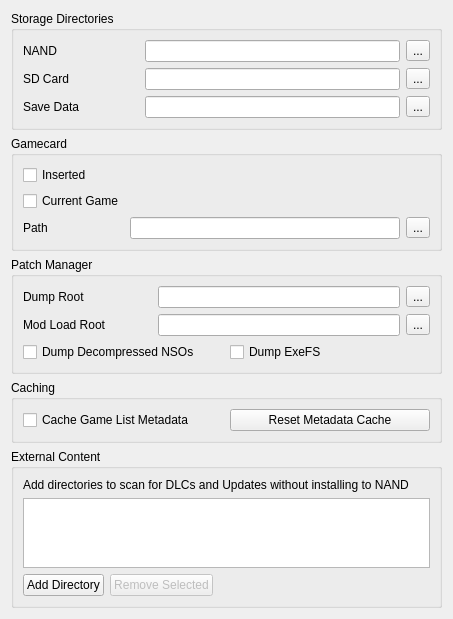
<?xml version="1.0" encoding="UTF-8"?>
<ui version="4.0">
 <class>ConfigureFilesystem</class>
 <widget class="QWidget" name="ConfigureFilesystem">
  <property name="geometry">
   <rect>
    <x>0</x>
    <y>0</y>
    <width>453</width>
    <height>561</height>
   </rect>
  </property>
  <property name="windowTitle">
   <string>Form</string>
  </property>
  <property name="accessibleName">
   <string>Filesystem</string>
  </property>
  <layout class="QVBoxLayout" name="verticalLayout">
   <item>
    <layout class="QVBoxLayout" name="verticalLayout_3">
     <item>
      <widget class="QGroupBox" name="groupBox">
       <property name="title">
        <string>Storage Directories</string>
       </property>
       <layout class="QGridLayout" name="gridLayout">
        <item row="0" column="0">
         <widget class="QLabel" name="label">
          <property name="text">
           <string>NAND</string>
          </property>
         </widget>
        </item>
        <item row="0" column="3">
         <widget class="QToolButton" name="nand_directory_button">
          <property name="text">
           <string>...</string>
          </property>
         </widget>
        </item>
        <item row="0" column="2">
         <widget class="QLineEdit" name="nand_directory_edit"/>
        </item>
        <item row="1" column="2">
         <widget class="QLineEdit" name="sdmc_directory_edit"/>
        </item>
        <item row="1" column="0">
         <widget class="QLabel" name="label_2">
          <property name="text">
           <string>SD Card</string>
          </property>
         </widget>
        </item>
        <item row="1" column="3">
         <widget class="QToolButton" name="sdmc_directory_button">
          <property name="text">
           <string>...</string>
          </property>
         </widget>
        </item>
        <item row="2" column="0">
         <widget class="QLabel" name="label_save">
          <property name="text">
           <string>Save Data</string>
          </property>
         </widget>
        </item>
        <item row="2" column="2">
         <widget class="QLineEdit" name="save_directory_edit"/>
        </item>
        <item row="2" column="3">
         <widget class="QToolButton" name="save_directory_button">
          <property name="text">
           <string>...</string>
          </property>
         </widget>
        </item>
        <item row="0" column="1">
         <spacer name="horizontalSpacer">
          <property name="orientation">
           <enum>Qt::Horizontal</enum>
          </property>
          <property name="sizeType">
           <enum>QSizePolicy::Maximum</enum>
          </property>
          <property name="sizeHint" stdset="0">
           <size>
            <width>60</width>
            <height>20</height>
           </size>
          </property>
         </spacer>
        </item>
       </layout>
      </widget>
     </item>
     <item>
      <widget class="QGroupBox" name="groupBox_2">
       <property name="title">
        <string>Gamecard</string>
       </property>
       <layout class="QGridLayout" name="gridLayout_2">
        <item row="2" column="1">
         <widget class="QLabel" name="label_3">
          <property name="text">
           <string>Path</string>
          </property>
         </widget>
        </item>
        <item row="2" column="2">
         <widget class="QLineEdit" name="gamecard_path_edit"/>
        </item>
        <item row="0" column="1">
         <widget class="QCheckBox" name="gamecard_inserted">
          <property name="text">
           <string>Inserted</string>
          </property>
         </widget>
        </item>
        <item row="1" column="1">
         <widget class="QCheckBox" name="gamecard_current_game">
          <property name="text">
           <string>Current Game</string>
          </property>
         </widget>
        </item>
        <item row="2" column="3">
         <widget class="QToolButton" name="gamecard_path_button">
          <property name="text">
           <string>...</string>
          </property>
         </widget>
        </item>
       </layout>
      </widget>
     </item>
     <item>
      <widget class="QGroupBox" name="groupBox_4">
       <property name="title">
        <string>Patch Manager</string>
       </property>
       <layout class="QGridLayout" name="gridLayout_4">
        <item row="1" column="2">
         <widget class="QLineEdit" name="load_path_edit"/>
        </item>
        <item row="0" column="2">
         <widget class="QLineEdit" name="dump_path_edit"/>
        </item>
        <item row="0" column="3">
         <widget class="QToolButton" name="dump_path_button">
          <property name="text">
           <string>...</string>
          </property>
         </widget>
        </item>
        <item row="1" column="3">
         <widget class="QToolButton" name="load_path_button">
          <property name="text">
           <string>...</string>
          </property>
         </widget>
        </item>
        <item row="2" column="0" colspan="4">
         <layout class="QHBoxLayout" name="horizontalLayout">
          <item>
           <widget class="QCheckBox" name="dump_nso">
            <property name="text">
             <string>Dump Decompressed NSOs</string>
            </property>
           </widget>
          </item>
          <item>
           <widget class="QCheckBox" name="dump_exefs">
            <property name="text">
             <string>Dump ExeFS</string>
            </property>
           </widget>
          </item>
         </layout>
        </item>
        <item row="1" column="0">
         <widget class="QLabel" name="label_9">
          <property name="text">
           <string>Mod Load Root</string>
          </property>
         </widget>
        </item>
        <item row="0" column="0">
         <widget class="QLabel" name="label_8">
          <property name="text">
           <string>Dump Root</string>
          </property>
         </widget>
        </item>
        <item row="0" column="1">
         <spacer name="horizontalSpacer_2">
          <property name="orientation">
           <enum>Qt::Horizontal</enum>
          </property>
          <property name="sizeType">
           <enum>QSizePolicy::Fixed</enum>
          </property>
          <property name="sizeHint" stdset="0">
           <size>
            <width>40</width>
            <height>20</height>
           </size>
          </property>
         </spacer>
        </item>
       </layout>
      </widget>
     </item>
     <item>
      <widget class="QGroupBox" name="groupBox_5">
       <property name="title">
        <string>Caching</string>
       </property>
       <layout class="QGridLayout" name="gridLayout_5">
        <item row="0" column="0" colspan="2">
         <layout class="QHBoxLayout" name="horizontalLayout_2">
          <item>
           <widget class="QCheckBox" name="cache_game_list">
            <property name="text">
             <string>Cache Game List Metadata</string>
            </property>
           </widget>
          </item>
          <item>
           <widget class="QPushButton" name="reset_game_list_cache">
            <property name="text">
             <string>Reset Metadata Cache</string>
            </property>
           </widget>
          </item>
         </layout>
        </item>
       </layout>
      </widget>
     </item>
     <item>
      <widget class="QGroupBox" name="groupBox_6">
       <property name="title">
        <string>External Content</string>
       </property>
       <layout class="QVBoxLayout" name="verticalLayout_external">
        <item>
         <widget class="QLabel" name="label_external_desc">
          <property name="text">
           <string>Add directories to scan for DLCs and Updates without installing to NAND</string>
          </property>
          <property name="wordWrap">
           <bool>true</bool>
          </property>
         </widget>
        </item>
        <item>
         <widget class="QListWidget" name="external_content_list">
          <property name="selectionMode">
           <enum>QAbstractItemView::SingleSelection</enum>
          </property>
         </widget>
        </item>
        <item>
         <layout class="QHBoxLayout" name="horizontalLayout_external_buttons">
          <item>
           <widget class="QPushButton" name="add_external_dir_button">
            <property name="text">
             <string>Add Directory</string>
            </property>
           </widget>
          </item>
          <item>
           <widget class="QPushButton" name="remove_external_dir_button">
            <property name="text">
             <string>Remove Selected</string>
            </property>
            <property name="enabled">
             <bool>false</bool>
            </property>
           </widget>
          </item>
          <item>
           <spacer name="horizontalSpacer_external">
            <property name="orientation">
             <enum>Qt::Horizontal</enum>
            </property>
            <property name="sizeHint" stdset="0">
             <size>
              <width>40</width>
              <height>20</height>
             </size>
            </property>
           </spacer>
          </item>
         </layout>
        </item>
       </layout>
      </widget>
     </item>
    </layout>
   </item>
   <item>
    <spacer name="verticalSpacer">
     <property name="orientation">
      <enum>Qt::Vertical</enum>
     </property>
     <property name="sizeHint" stdset="0">
      <size>
       <width>20</width>
       <height>40</height>
      </size>
     </property>
    </spacer>
   </item>
  </layout>
 </widget>
 <resources/>
 <connections/>
</ui>
